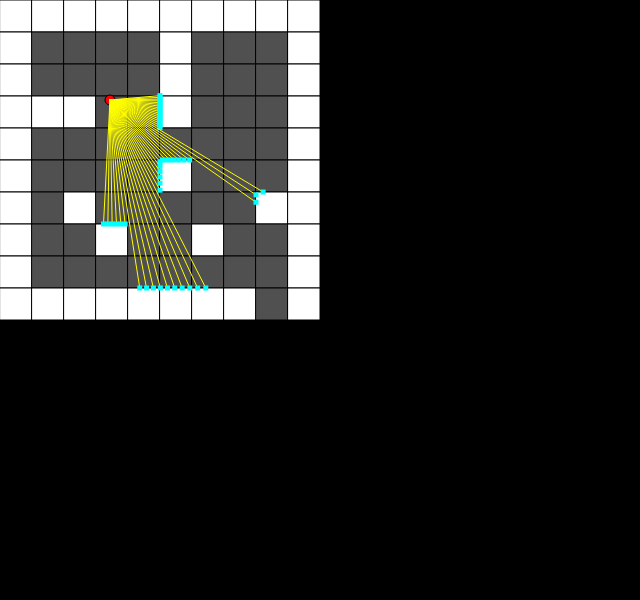
Frame 1 (no input)
Frame 60 (no input): identical to frame 1, image omitted
Frame 120 (the mouse pressed at the canvas centre since frame 60): identical to frame 1, image omitted

The p5.js sketch that drew this single still picture (run headless with seeded random() and noise() and a simulated clock; from frame 60 on, the mouse is pressed at the canvas centre):

// p5.js sketch
// ── sketch.js
const map = [
  'w', 'w', 'w', 'w', 'w', 'w', 'w', 'w', 'w', 'w',
  'w', '_', '_', '_', '_', 'w', '_', '_', '_', 'w',
  'w', '_', '_', '_', '_', 'w', '_', '_', '_', 'w',
  'w', 'w', 'w', '_', '_', 'w', '_', '_', '_', 'w',
  'w', '_', '_', '_', '_', '_', '_', '_', '_', 'w',
  'w', '_', '_', '_', '_', 'w', '_', '_', '_', 'w',
  'w', '_', 'w', '_', '_', '_', '_', '_', 'w', 'w',
  'w', '_', '_', 'w', '_', '_', 'w', '_', '_', 'w',
  'w', '_', '_', '_', '_', '_', '_', '_', '_', 'w',
  'w', 'w', 'w', 'w', 'w', 'w', 'w', 'w', '_', 'w'
]

class Player {
  constructor(pos, dir) {
    this.pos = pos
    this.dir = p5.Vector.normalize(dir)
  }

  draw() {
    fill('red')
    circle(this.pos.x, this.pos.y, 10)
    stroke('red')
    strokeWeight(3)
    line(this.pos.x, this.pos.y, this.pos.x + 20*this.dir.x, this.pos.y + 20*this.dir.y)
  }
}

let player

function index(x, y) {
  return y * 10 + x
}

function updatePlayer() {
  if (keyIsDown(LEFT_ARROW)) {
    player.dir.rotate(-0.1)
  }
  if (keyIsDown(RIGHT_ARROW)) {
    player.dir.rotate(0.1)
  }
  if (keyIsDown(UP_ARROW)) {
    player.pos.add(p5.Vector.mult(player.dir, 2.0))
  }
  if (keyIsDown(DOWN_ARROW)) {
    player.pos.sub(p5.Vector.mult(player.dir, 2.0))
  }
}

function drawMap2D() {
  for (let y=0; y<10; y++) {
    for (let x=0; x<10; x++) {
      let tile = map[index(x, y)]
      if (tile === 'w') {
        fill(255)
      }
      else {
        fill(80)
      }
      stroke('black')
      strokeWeight(1)
      rect(32*x % 320, 32*y, 32, 32)
    }
  }
}

function screenspaceToTilespace(pos) {
  return { x: pos.x % 32.0, y: pos.y % 32.0 }
}

// Converts a pixel position to a tilenumber
function screenspaceToTilenumber(pos) {
  let tileX = Math.floor(pos.x / 32.0)
  let tileY = Math.floor(pos.y / 32.0)

  return { x: tileX, y: tileY }
}

function raycast(pos, dir) {
  // current pos within tile
  let tilePos = screenspaceToTilespace(pos)

  let dirX = Math.sign(dir.x)
  let dirY = Math.sign(dir.y)

  // distance from pos within tile to next tile in ray's direction
  let dx = 32.0 - tilePos.x
  let dy = 32.0 - tilePos.y
  if (dirX === -1) dx = tilePos.x
  if (dirY === -1) dy = tilePos.y
  
  // first vertical hitpoint
  let firstVerticalX = pos.x + dirX*dx
  let slopeX = dir.y / dir.x
  let firstVerticalY = pos.y + dirX*slopeX*dx
  let verticalHitpoint = createVector(firstVerticalX, firstVerticalY)

  // first horizontal hitpoint
  let firstHorizontalY = pos.y + dirY*dy
  let slopeY = dir.x / dir.y
  let firstHorizontalX = pos.x + dirY*slopeY*dy
  let horizontalHitpoint = createVector(firstHorizontalX, firstHorizontalY)

  const MAX_RAY_LENGTH = 1000.0
  let closestHitpoint = createVector(0.0, 0.0)
  let testTile = screenspaceToTilenumber(pos)

  // draw first and subsequent vertical hitpoints
  while (p5.Vector.sub(closestHitpoint, pos).mag() < MAX_RAY_LENGTH) {

    strokeWeight(0)
    fill('orange')

    if (p5.Vector.sub(verticalHitpoint, pos).mag() < p5.Vector.sub(horizontalHitpoint, pos).mag()) {
      closestHitpoint = createVector(verticalHitpoint.x, verticalHitpoint.y)
      verticalHitpoint.x += dirX*32.0
      verticalHitpoint.y += dirX*slopeX*32.0
      testTile.x += dirX
    }
    else {
      closestHitpoint = createVector(horizontalHitpoint.x, horizontalHitpoint.y)
      horizontalHitpoint.x += dirY*slopeY*32.0
      horizontalHitpoint.y += dirY*32.0
      testTile.y += dirY
    }

    // check if wall is hit
    if (map[index(testTile.x, testTile.y)] === 'w') {
      return closestHitpoint
    }
  }

  return closestHitpoint
}

function setup() {
  // put setup code here
  frameRate(30)

  createCanvas(640, 600)

  player = new Player(createVector(110.0, 100.0), createVector(1.0, 1.0))
}

function debugRays() {
  let dir = createVector(player.dir.x, player.dir.y).normalize()
  let  i = 0
  for (let a=-50.0; a < 50.0; a += 2) {
    let rDir = p5.Vector.rotate(dir, radians(a))
    rDir.normalize()
    let hit = raycast(player.pos, rDir)
    strokeWeight(1)
    stroke('yellow')
    line(player.pos.x, player.pos.y, hit.x, hit.y)
    fill('cyan')
    strokeWeight(0)
    rect(hit.x-2.5, hit.y-2.5, 5, 5)
    i++
  }
}

function draw() {
  background(0)

  updatePlayer()
  drawMap2D()
  player.draw()
  // raycast(player.pos, player.dir)
  debugRays()
}
